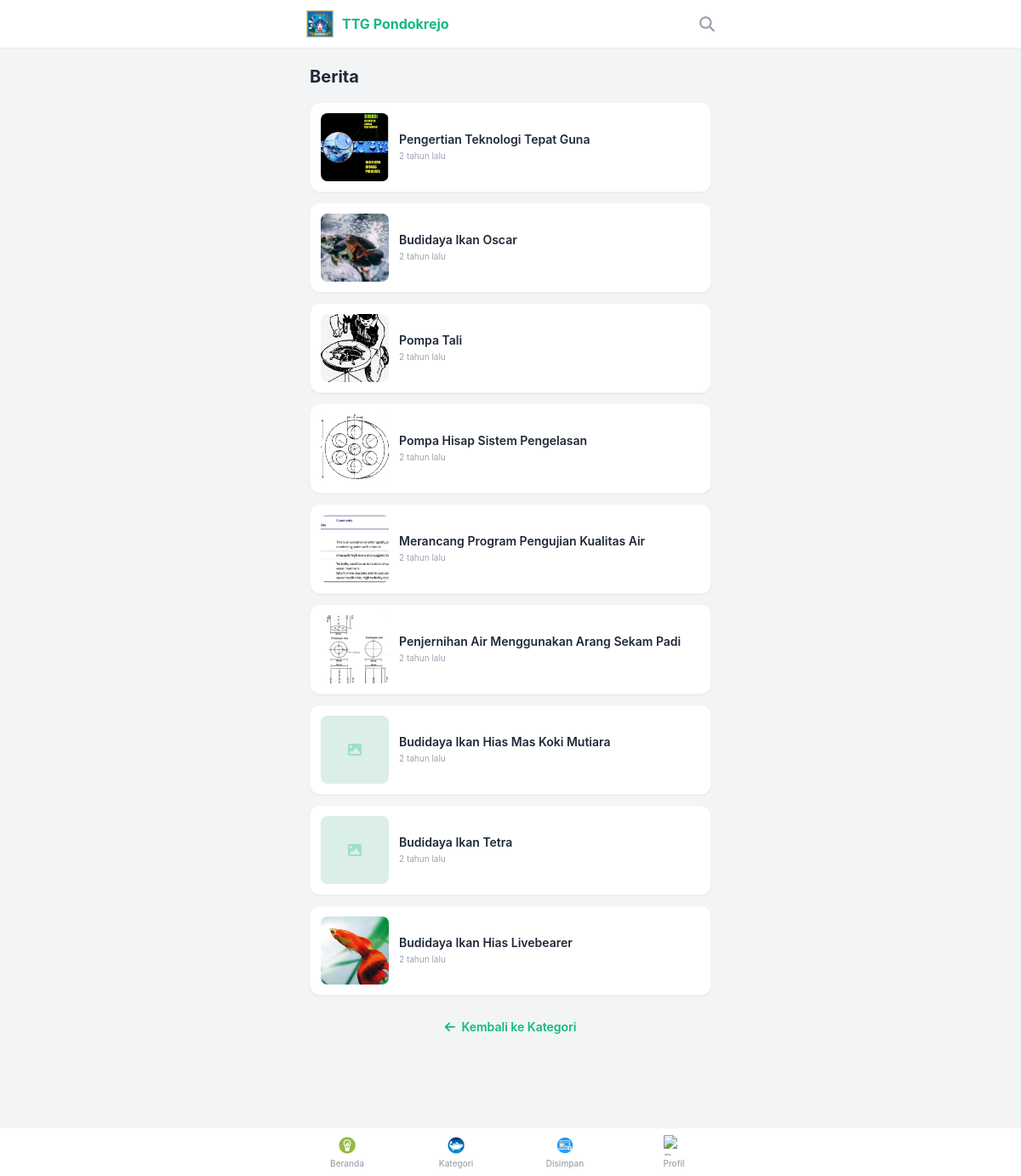
The app's page /category.php?id=7, older data.
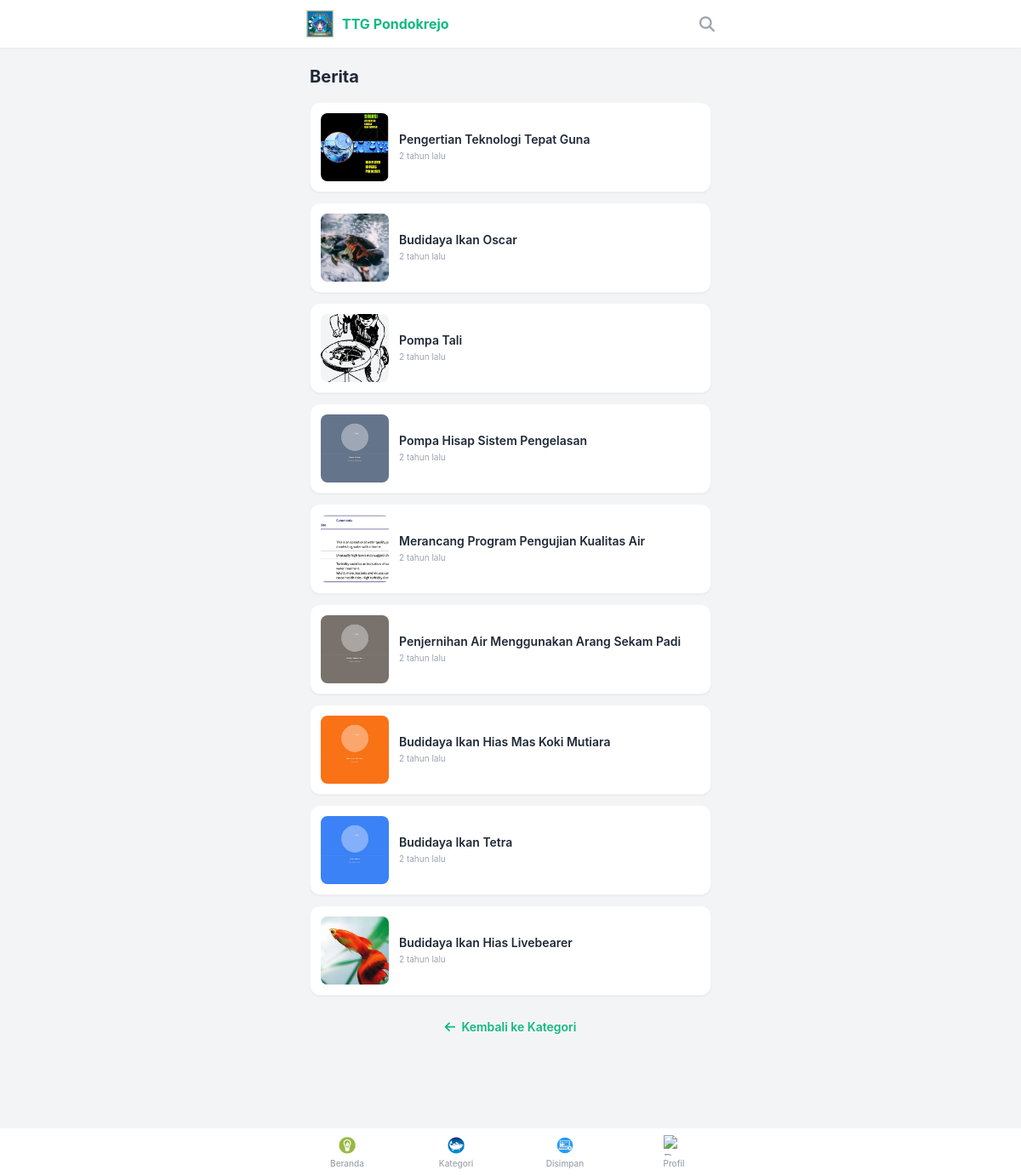
The same page, newer data.
### tables this page shows
CREATE TABLE categories (
            id INTEGER PRIMARY KEY AUTOINCREMENT,
            name TEXT NOT NULL,
            icon_class TEXT -- e.g. fa-leaf for fontawesome or just text
        );

CREATE TABLE tutorials (
            id INTEGER PRIMARY KEY AUTOINCREMENT,
            title TEXT NOT NULL,
            slug TEXT UNIQUE NOT NULL,
            description TEXT,
            difficulty TEXT, -- 'Easy', 'Medium', 'Hard'
            duration INTEGER, -- in minutes
            category_id INTEGER,
            author_id INTEGER,
            created_at DATETIME DEFAULT CURRENT_TIMESTAMP,
            view_count INTEGER DEFAULT 0,
            image_path TEXT, video_url TEXT, pdf_path TEXT, -- Main thumbnail
            FOREIGN KEY(category_id) REFERENCES categories(id),
            FOREIGN KEY(author_id) REFERENCES users(id)
        );

### includes/functions.php (called while the page is built, shortened)
<?php
function timeAgo($ts) {
    if (!is_numeric($ts)) $ts = strtotime($ts);
    $d = time() - $ts;
    foreach ([31536000 => 'tahun', 2592000 => 'bulan', 86400 => 'hari', 3600 => 'jam', 60 => 'menit', 1 => 'detik'] as $s => $str)
        if ($d >= $s) return round($d / $s) . ' ' . $str . ' lalu';
}
?>

### public/category.php (the view, shortened to what this page needs)
<?php
require_once __DIR__ . '/../includes/functions.php';
$pdo = connectDB();
$pageTitle = "Kategori";
$cat_id = isset($_GET['id']) ? (int)$_GET['id'] : null;
if ($cat_id) {
    $stmt = $pdo->prepare("SELECT name FROM categories WHERE id = ?");
    $stmt->execute([$cat_id]);
    $cat = $stmt->fetch();
    if ($cat) {
        $pageTitle = $cat['name'];
        $stmt = $pdo->prepare("SELECT t.* FROM tutorials t WHERE t.category_id = ? ORDER BY created_at DESC");
        $stmt->execute([$cat_id]);
        $tutorials = $stmt->fetchAll();
    } else { $cat_id = null; }
}
require_once __DIR__ . '/../includes/header.php';
?>
<div class="max-w-lg mx-auto px-5 py-5 mb-20">
    <h1 class="text-xl font-bold mb-4 text-gray-800"><?php echo $pageTitle; ?></h1>
    <?php if ($cat_id): ?>
        <div class="space-y-3">
            <?php if (empty($tutorials)): ?>
                <div class="text-center py-12 text-gray-400"><i class="far fa-folder-open text-4xl mb-3 block"></i><p class="text-sm">Belum ada tutorial.</p></div>
            <?php else: ?>
                <?php foreach($tutorials as $t): ?>
                <a href="tutorial.php?id=<?php echo $t['id']; ?>" class="flex gap-3 bg-white rounded-xl shadow-sm border border-gray-100 p-3 hover:shadow-md transition">
                    <div class="w-20 h-20 bg-gray-100 rounded-lg overflow-hidden flex-shrink-0">
                        <?php if($t['image_path']): ?>
                            <img src="<?php echo BASE_URL . $t['image_path']; ?>" class="w-full h-full object-cover" alt="">
                        <?php else: ?>
                            <div class="w-full h-full bg-primary/10 flex items-center justify-center"><i class="fas fa-image text-primary/30"></i></div>
                        <?php endif; ?>
                    </div>
                    <div class="flex-1 flex flex-col justify-center min-w-0">
                        <h3 class="font-semibold text-sm text-gray-800 line-clamp-2 leading-tight mb-1"><?php echo $t['title']; ?></h3>
                        <p class="text-[10px] text-gray-400"><?php echo timeAgo($t['created_at']); ?></p>
                    </div>
                </a>
                <?php endforeach; ?>
            <?php endif; ?>
        </div>
        <div class="mt-6 text-center">
            <a href="category.php" class="text-primary font-semibold text-sm hover:underline"><i class="fas fa-arrow-left mr-1"></i> Kembali ke Kategori</a>
        </div>
    <?php endif; ?>
</div>
<?php require_once __DIR__ . '/../includes/footer.php'; ?>

### includes/header.php (shortened to what this page needs)
<!DOCTYPE html>
<html lang="id">
<head>
    <script src="https://cdn.tailwindcss.com"></script>
    <link rel="stylesheet" href="https://cdnjs.cloudflare.com/ajax/libs/font-awesome/6.4.0/css/all.min.css">
</head>
<body class="bg-surface font-sans antialiased pb-16">
<nav class="bg-white shadow-sm sticky top-0 z-50">
    <div class="max-w-lg mx-auto px-4 py-3 flex justify-between items-center">
        <a href="<?php echo BASE_URL; ?>/index.php" class="flex items-center gap-2.5">
            <img src="<?php echo BASE_URL; ?>/assets/images/logo.png" class="w-8 h-8" alt="Logo">
            <span class="text-base font-bold text-primary">TTG Pondokrejo</span>
        </a>
        <div class="flex gap-3">
             <a href="<?php echo BASE_URL; ?>/search.php" class="text-gray-400 hover:text-primary transition"><i class="fas fa-search text-lg"></i></a>
        </div>
    </div>
</nav>

### includes/footer.php (shortened to what this page needs)
<div class="fixed bottom-0 left-0 right-0 bg-white border-t border-gray-100 z-50 pb-safe">
    <div class="flex justify-around items-center h-14 max-w-lg mx-auto">
        <a href="<?php echo BASE_URL; ?>/index.php" class="flex flex-col items-center justify-center w-full h-full text-gray-400 hover:text-primary active:text-primary transition-colors">
            <img src="<?php echo BASE_URL; ?>/assets/icons/ide.png" class="w-6 h-6 mb-0.5" alt="Beranda">
            <span class="text-[10px] font-medium">Beranda</span>
        </a>
        <a href="<?php echo BASE_URL; ?>/category.php" class="flex flex-col items-center justify-center w-full h-full text-gray-400 hover:text-primary active:text-primary transition-colors">
            <img src="<?php echo BASE_URL; ?>/assets/icons/perikanan.png" class="w-6 h-6 mb-0.5" alt="Kategori">
            <span class="text-[10px] font-medium">Kategori</span>
        </a>
        <a href="#" onclick="alert('Segera hadir!'); return false;" class="flex flex-col items-center justify-center w-full h-full text-gray-400 hover:text-primary active:text-primary transition-colors">
            <img src="<?php echo BASE_URL; ?>/assets/icons/edukas.png" class="w-6 h-6 mb-0.5" alt="Disimpan">
            <span class="text-[10px] font-medium">Disimpan</span>
        </a>
        <a href="<?php echo BASE_URL; ?>/admin/index.php" class="flex flex-col items-center justify-center w-full h-full text-gray-400 hover:text-primary active:text-primary transition-colors">
            <img src="<?php echo BASE_URL; ?>/assets/icons/tak berkategori.png" class="w-6 h-6 mb-0.5" alt="Profil">
            <span class="text-[10px] font-medium">Profil</span>
        </a>
    </div>
</div>
</body>
</html>

### includes/header.php (style rules this page uses)
.line-clamp-2 { display: -webkit-box; -webkit-line-clamp: 2; -webkit-box-orient: vertical; overflow: hidden; }

Row changes from the older to the newer data that the page shows:
changed tutorials "Pompa Hisap Sistem Pengelasan": image_path: a different picture
changed tutorials "Penjernihan Air Menggunakan Arang Sekam Padi": image_path: a different picture
changed tutorials "Budidaya Ikan Hias Mas Koki Mutiara": image_path: picture added; image_path empty → "/uploads/mas_koki.jpg" (drawn)
changed tutorials "Budidaya Ikan Tetra": image_path: picture added; image_path empty → "/uploads/tetra.jpg" (drawn)
